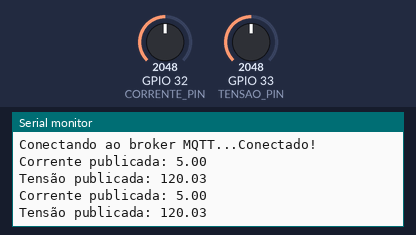
A sketch run on a simulated ESP32. On the bench: the last lines printed to the serial monitor. The test bench sets the inputs (shaded band); at power-on: GPIO 32 (CORRENTE_PIN) = 2048, GPIO 33 (TENSAO_PIN) = 2048. WiFi joins after 1.5 s; servers stay silent unless stated; no MQTT or app messages arrive unless stated.

Above: at 2.7 s.
2.8 s: GPIO 32 (CORRENTE_PIN) set to 2866
At 4.1 s:
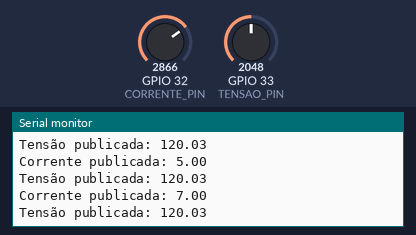
4.3 s: GPIO 33 (TENSAO_PIN) set to 2866
At 5.4 s:
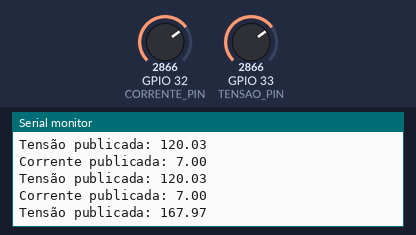
5.8 s: GPIO 32 (CORRENTE_PIN) set to 3603
At 7.1 s:
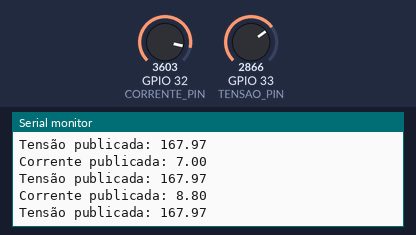
7.3 s: GPIO 33 (TENSAO_PIN) set to 3603
At 8.2 s:
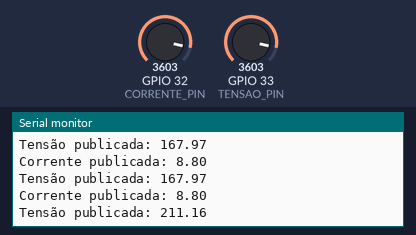
Timing chart, 0 to 9.8 s (numbered marks = the images above; inputs shaded):
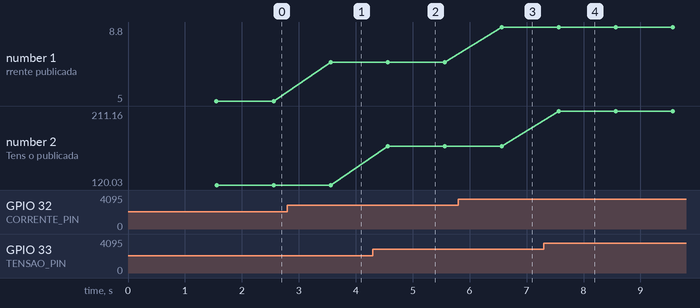

Measured:
- after the input at 2.8 s, the serial monitor: prints a new line after 0.76 s (image 1)
- after the input at 4.3 s, the serial monitor: prints a new line after 0.26 s (image 2)
- after the input at 5.8 s, the serial monitor: prints a new line after 0.76 s (image 3)
- after the input at 7.3 s, the serial monitor: prints a new line after 0.26 s (image 4)
- plotted number 1: 5 → 7 after the input at 2.8 s, 7 → 8.8 after the input at 5.8 s
- plotted number 2: 120.03 → 167.97 after the input at 4.3 s, 167.97 → 211.16 after the input at 7.3 s

The sketch:

sketch.ino
```cpp
#include <WiFi.h>
#include <PubSubClient.h>

// Configurações de Wi-Fi
const char* ssid = "Wokwi-GUEST";
const char* password = "";

// Configuração do Broker MQTT
const char* mqttServer = "broker.hivemq.com"; // Pode ser substituído por outro broker MQTT
const int mqttPort = 1883;
const char* mqttTopicCorrente = "energia/corrente";
const char* mqttTopicTensao = "energia/tensao";

// Pinos dos potenciômetros
#define CORRENTE_PIN 32 // GPIO32
#define TENSAO_PIN 33   // GPIO33

WiFiClient espClient;
PubSubClient client(espClient);

void setup() {
  Serial.begin(115200);

  // Conexão Wi-Fi
  WiFi.begin(ssid, password);
  Serial.print("Conectando ao WiFi...");
  while (WiFi.status() != WL_CONNECTED) {
    delay(500);
    Serial.print(".");
  }
  Serial.println("Conectado!");

  // Conexão ao Broker MQTT
  client.setServer(mqttServer, mqttPort);
  while (!client.connected()) {
    Serial.print("Conectando ao broker MQTT...");
    if (client.connect("Dispositivo1")) {
      Serial.println("Conectado!");
    } else {
      Serial.print("Falha. Código de erro: ");
      Serial.println(client.state());
      delay(2000);
    }
  }

  // Configuração dos pinos
  pinMode(CORRENTE_PIN, INPUT);
  pinMode(TENSAO_PIN, INPUT);
}

void loop() {
  // Verifica se o cliente MQTT está conectado
  if (!client.connected()) {
    Serial.println("Reconectando ao broker MQTT...");
    while (!client.connect("Dispositivo1")) {
      Serial.print("Falha ao conectar. Tentando novamente...");
      delay(2000);
    }
    Serial.println("Reconectado ao broker MQTT!");
  }

  // Leitura dos sensores
  int leituraCorrente = analogRead(CORRENTE_PIN);
  int leituraTensao = analogRead(TENSAO_PIN);

  // Conversão das leituras
  float corrente = leituraCorrente * (10.0 / 4095.0); // Simulando corrente (0-10A)
  float tensao = leituraTensao * (240.0 / 4095.0);    // Simulando tensão (0-240V)

  // Publicando no MQTT
  bool correntePublicado = client.publish(mqttTopicCorrente, String(corrente, 2).c_str());
  bool tensaoPublicado = client.publish(mqttTopicTensao, String(tensao, 2).c_str());

  // Verifica se as publicações foram bem-sucedidas
  if (correntePublicado) {
    Serial.print("Corrente publicada: ");
    Serial.println(corrente);
  } else {
    Serial.println("Falha ao publicar corrente");
  }

  if (tensaoPublicado) {
    Serial.print("Tensão publicada: ");
    Serial.println(tensao);
  } else {
    Serial.println("Falha ao publicar tensão");
  }

  delay(1000); // Atualiza a cada 1 segundo
}
```
